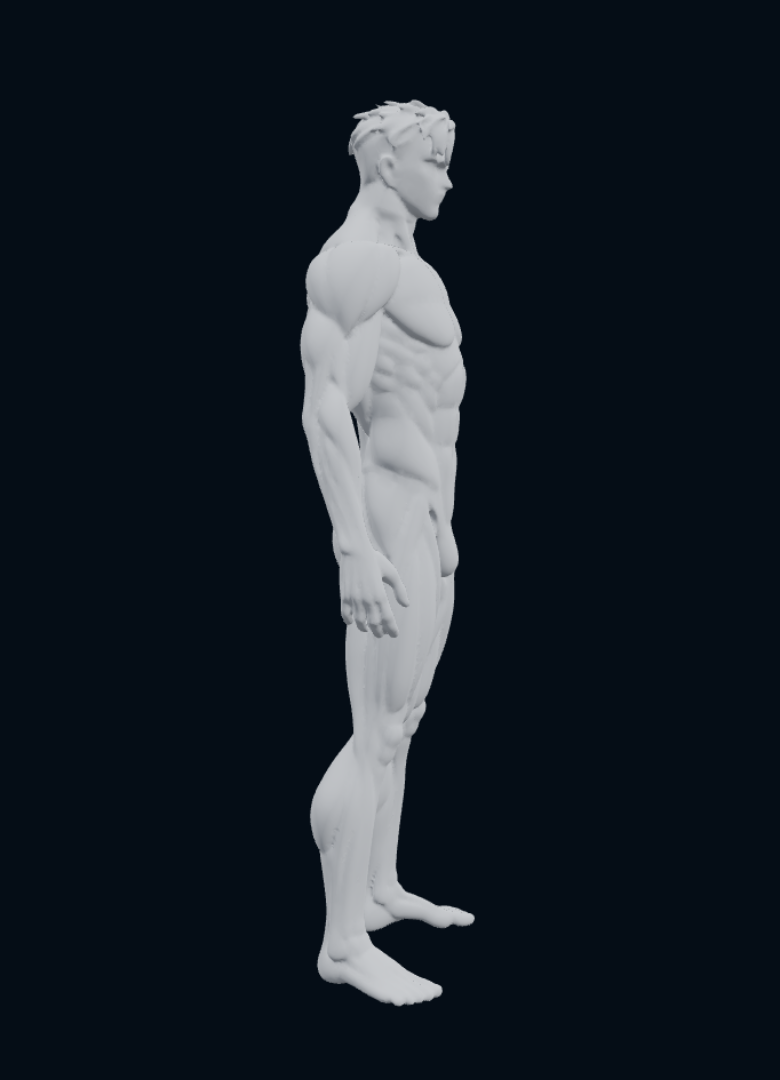
#> input picture docs/m4b-sdk58/renders/rotation.png, 780 x 1080 px, given in place of gauche-avant.png, which was not available; the run also reads 1 picture not shown here
$ python compose_bilateral_anterior.py
#> lines starting #> are read from the running program, lines starting #| are printed output that depends on the picture; pictures that were not available may be replaced by others from this repository, and a replacement may not be noted
"""Panels from genuine Blender renders. Mirror display only, never atlas pixels."""
import json
from pathlib import Path
import numpy as np
from PIL import Image,ImageDraw,ImageFont,ImageOps
ROOT=Path(__file__).resolve().parents[2];OUT=ROOT/'docs/m4c/experience-anterieurs-bilateraux';DEST=OUT/'renders'
FONT='/usr/share/fonts/truetype/dejavu/DejaVuSans.ttf'
def board(name,items,title,note,width=650):
#> called with name = 'comparatif-gauche.png', width = 650
    panels=[]
    for file,label,mirror in items:
        im=Image.open(DEST/file).convert('RGB')
#> im is the input picture: PIL image 780x1080 RGB; mean R, G, B 24.4, 31.8, 40.2
        if mirror:im=ImageOps.mirror(im)
        im=im.resize((width,round(im.height*width/im.width)),Image.Resampling.LANCZOS);panels.append((im,label))
    w=width*len(panels)+24*(len(panels)+1);h=max(im.height for im,_ in panels)+140
#> after `w = width * len(panels) + 24 * (len(panels) + 1)`: w = 1372
#> after `h = max((im.height for im, _ in panels)) + 140`: h = 1040
    canvas=Image.new('RGB',(w,h),'#101820');draw=ImageDraw.Draw(canvas)
#> after `canvas = Image.new('RGB', (w, h), '#101820')`:
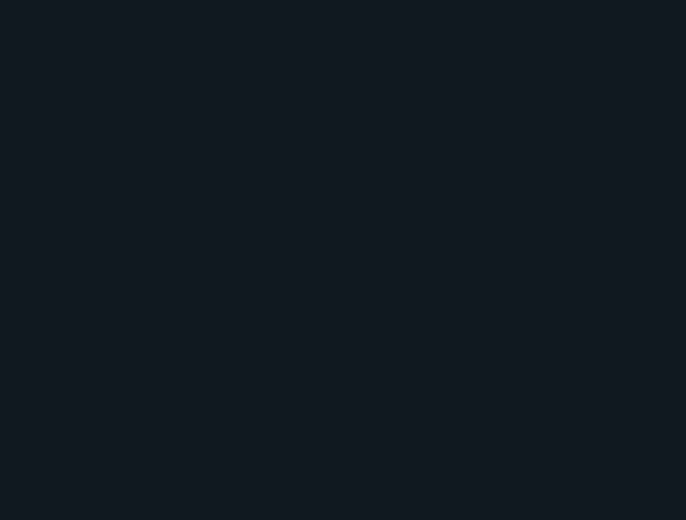
#> canvas: PIL image 1372x1040 RGB (shown at 1/2 size); mean R, G, B 16, 24, 32
    draw.text((24,14),title,font=ImageFont.truetype(FONT,25),fill='white')
    for i,(im,label) in enumerate(panels):
        x=24+i*(width+24);draw.text((x,55),label,font=ImageFont.truetype(FONT,21),fill='#dae2ec');canvas.paste(im,(x,90))
#> this loop made 2 passes
#> (label, x) on passes 1 to 2: ('Gauche avant — 7b69e3d', 24), ('Gauche après — transposition 3D', 698)
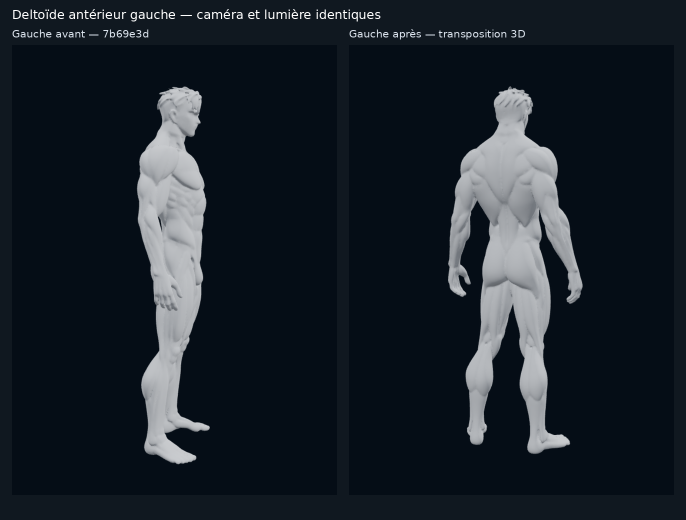
#> canvas: PIL image 1372x1040 RGB (shown at 1/2 size); mean R, G, B 26.4, 33.8, 42.1
    draw.text((24,h-27),note,font=ImageFont.truetype(FONT,16),fill='#c0cad7');canvas.save(DEST/name)
#> after `draw.text((24, h - 27), note, font=ImageFont.truetype(FONT, 16), fill=`:
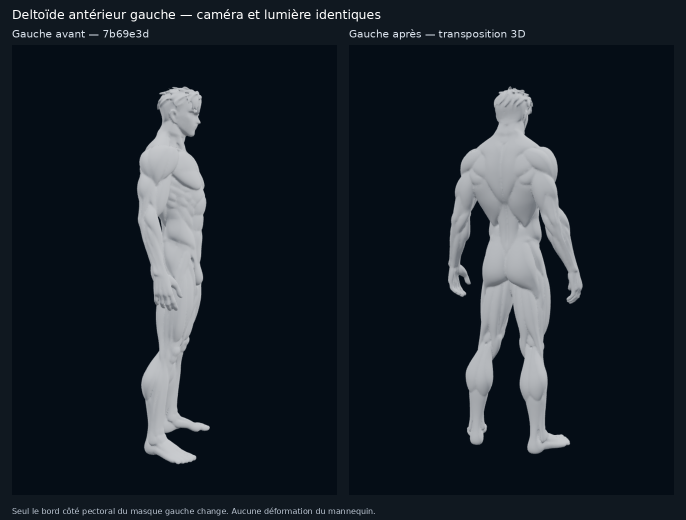
#> saved as comparatif-gauche.png: PIL image 1372x1040 RGB (shown at 1/2 size); mean R, G, B 26.7, 34.1, 42.4
board('comparatif-gauche.png',[('gauche-avant.png','Gauche avant — 7b69e3d',False),('epaule-gauche-nouvelle.png','Gauche après — transposition 3D',False)],
    'Deltoïde antérieur gauche — caméra et lumière identiques','Seul le bord côté pectoral du masque gauche change. Aucune déformation du mannequin.')
board('comparaison-bilaterale.png',[('epaule-droite-validee.png','Droite validée — reflet pour comparer',True),('epaule-gauche-nouvelle.png','Gauche — adaptation sur sa surface',False)],
    'Comparaison des deux épaules à angles anatomiques équivalents','Caméras ±45°, mêmes cadrage et échelle. Reflet de la vue droite uniquement, jamais des UV.')
#> call 2 of board, with name = 'comparaison-bilaterale.png', width = 650
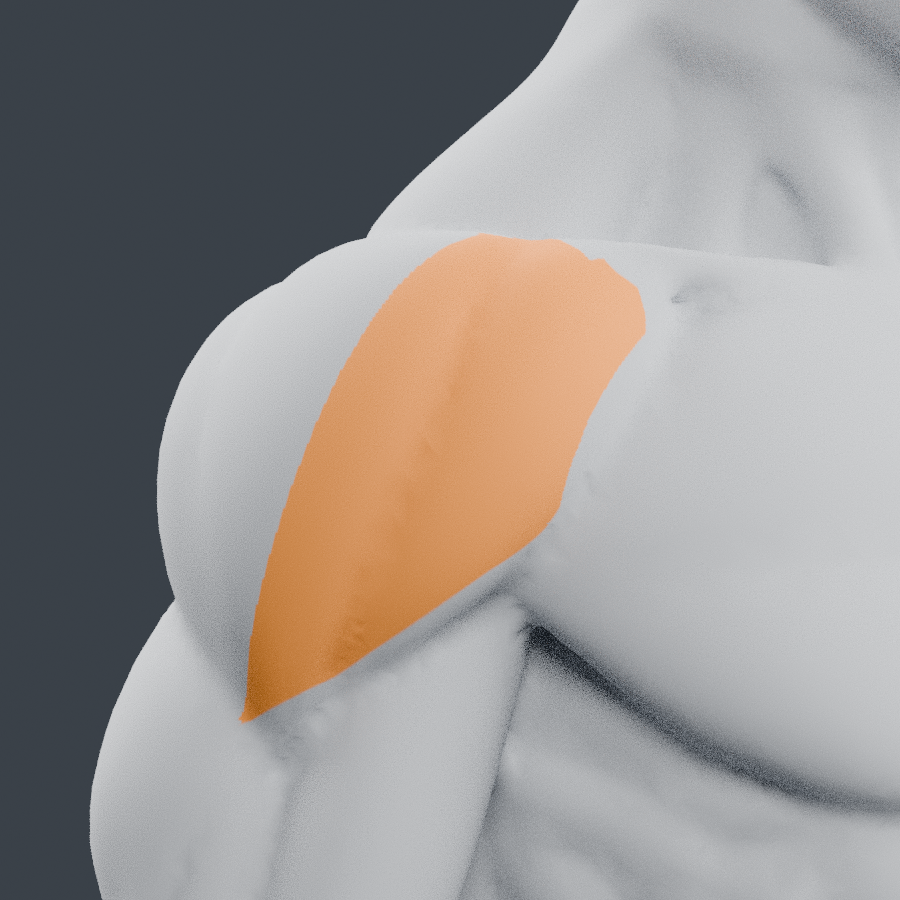
#> input picture docs/m4c/experience-anterieurs-bilateraux/renders/epaule-droite-validee.png, 900 x 900 px
#> in board (call 2), `if mirror:im=ImageOps.mirror(im)`:
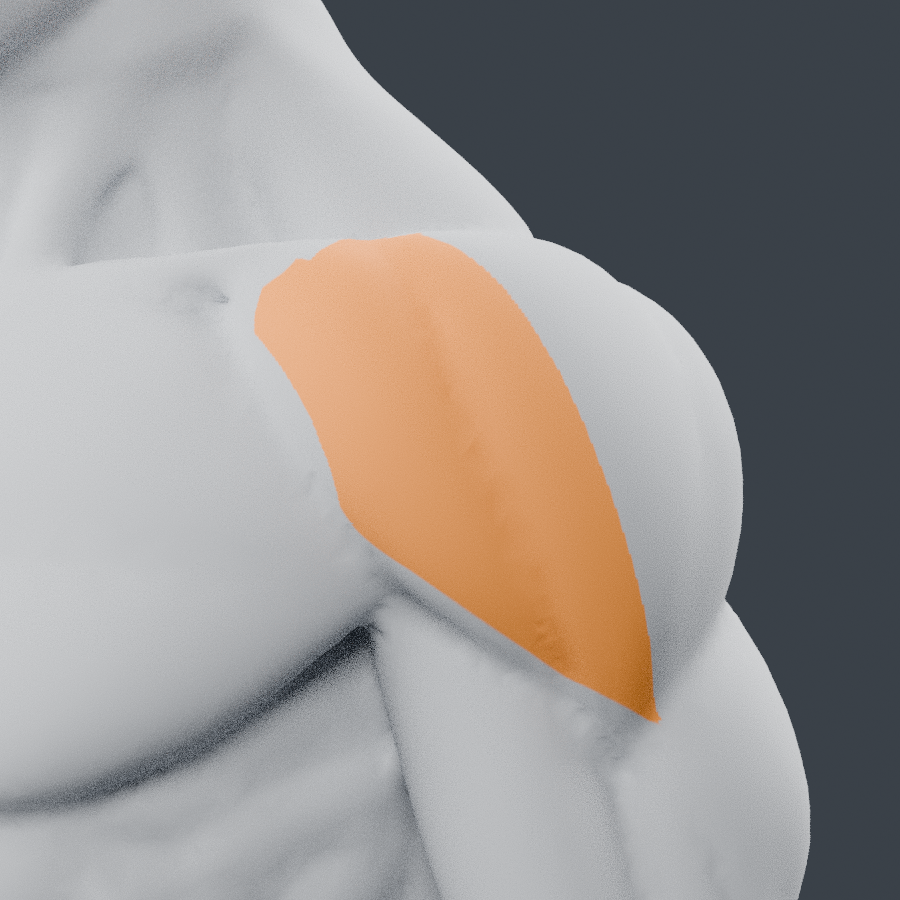
#> im: PIL image 900x900 RGB; mean R, G, B 151.7, 147, 144.3
#> the loop in board (call 2), `for i,(im,label) in enumerate(panels):` made 2 passes
#> (label, x) on passes 1 to 2: ('Droite validée — reflet pour comparer', 24), ('Gauche — adaptation sur sa surface', 698)
#> after the loop in board (call 2), `for i,(im,label) in enumerate(panels):`:
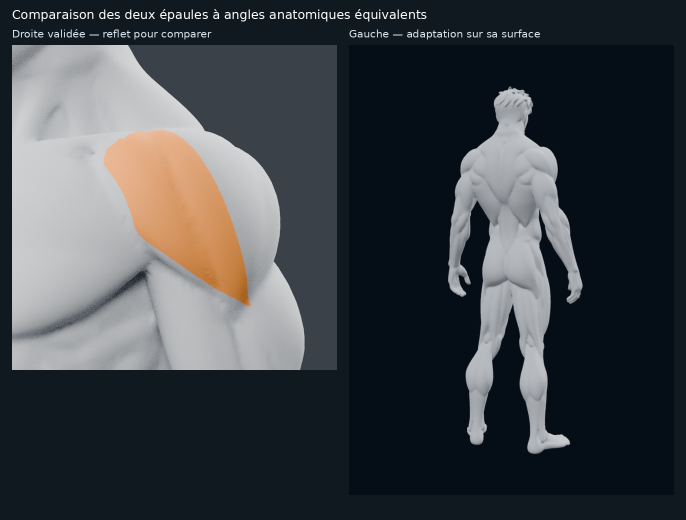
#> canvas: PIL image 1372x1040 RGB (shown at 1/2 size); mean R, G, B 63.3, 67.2, 72.2
board('comparaison-contours.png',[('silhouette-droite-validee.png','Référence droite — vue réfléchie',True),('silhouette-gauche-avant.png','Gauche avant',False),('silhouette-gauche-apres.png','Gauche après',False)],
    'Contrôle des silhouettes colorables — rendu 3D sans ombrage','Les différences restantes reflètent les surfaces réelles et les frontières voisines préservées.',width=500)
#> call 3 of board, with name = 'comparaison-contours.png', width = 500
#> in board (call 3), `if mirror:im=ImageOps.mirror(im)`:
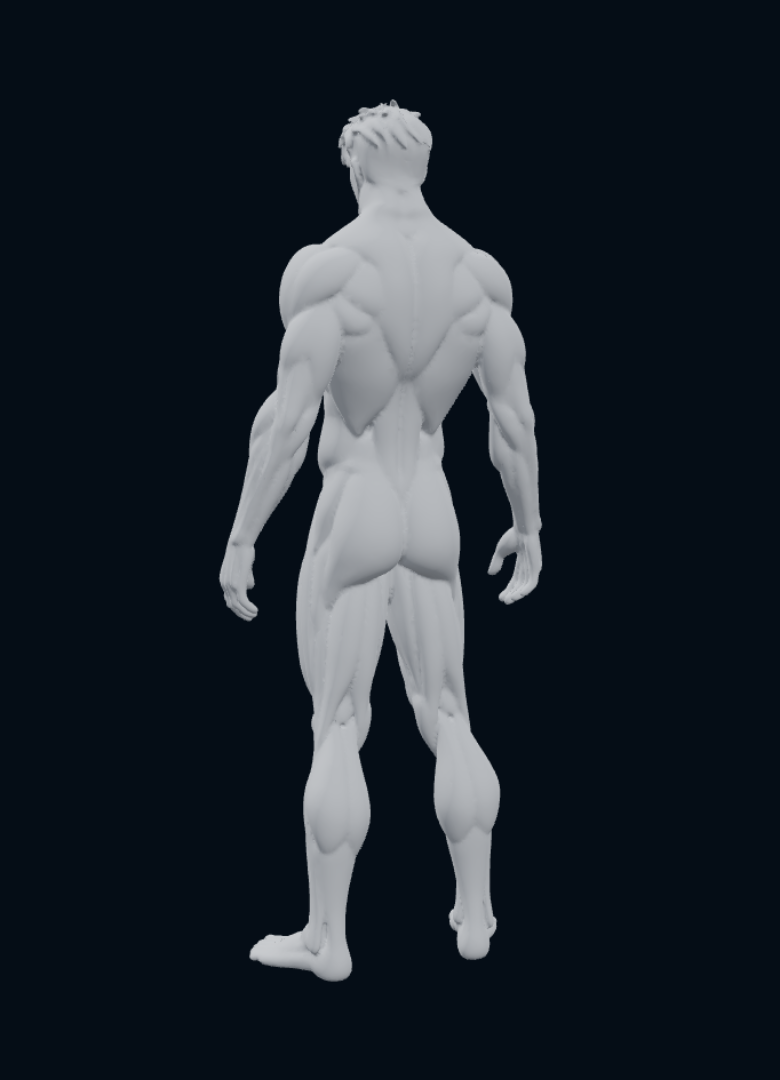
#> im: PIL image 780x1080 RGB; mean R, G, B 30.6, 37.9, 46.1
#> (the run stopped early here; a loop or call above may not have finished)
